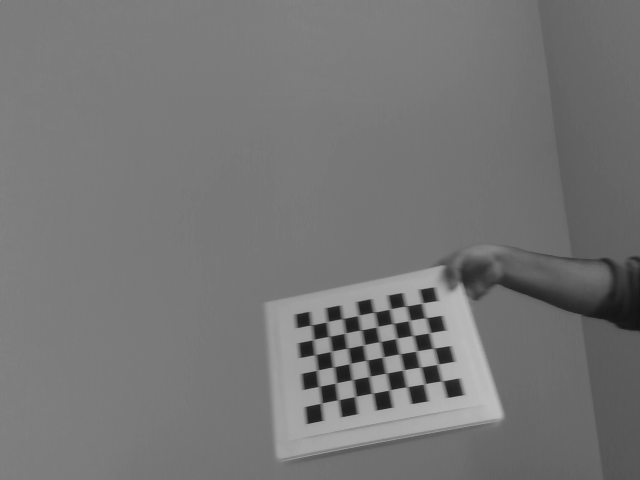
#> input picture manipulation_bringup/launch/camera/calibrationdata/left-0002.png, 640 x 480 px, given in place of the camera
$ python shape_detection.py   (older library calls are emulated)
#> lines starting #> are read from the running program, lines starting #| are printed output that depends on the picture; after the words box and inside, x2 and y2 are one past the last pixel; in counts of white or black regions, pixels touching at a corner belong together
#> further down, frame is the input picture: shape (480, 640, 3); min 18, max 189, mean 117.3
# USAGE
# python detect_shapes.py --image shapes_and_colors.png

# import the necessary packages
import imutils
import cv2
import numpy as np

from matplotlib import pyplot as plt

import pyqtgraph as pg

import time

from scipy.signal import find_peaks_cwt

# construct the argument parse and parse the arguments
# ap = argparse.ArgumentParser()
# ap.add_argument("-i", "--image", required=True,
# 	help="path to the input image")
# args = vars(ap.parse_args())

# load the image and resize it to a smaller factor so that
# the shapes can be approximated better
# image = cv2.imread(args["image"])

def find_peaks(a):
  x = np.array(a)
  max = np.max(x)
  lenght = len(a)
  ret = []
  for i in range(lenght):
      ispeak = True
      if i-1 > 0:
          ispeak &= (x[i] > 1.8 * x[i-1])
      if i+1 < lenght:
          ispeak &= (x[i] > 1.8 * x[i+1])

      ispeak &= (x[i] > 0.05 * max)
      if ispeak:
          ret.append(i)
  return ret

# plotWidget = pg.plot(title="Three plot curves")

def closest(set, val):
	set = np.array(set)
	index = np.argmin(abs(set-val))
	return set[index]


def detect_boxes(image, draw = False):

	# resized = imutils.resize(image, width=600)
	# ratio = image.shape[0] / float(resized.shape[0])

#> called with draw = True
	rects = []

	ratio = 1.
	resized = image

	# convert the resized image to grayscale, blur it slightly,
	# and threshold it

	resized = cv2.GaussianBlur(resized, (11, 11), 0)

	# hsv = cv2.cvtColor(resized, cv2.COLOR_BGR2HSV)


	gray = cv2.cvtColor(resized, cv2.COLOR_BGR2GRAY)
	hsv = cv2.cvtColor(resized, cv2.COLOR_BGR2HSV)
#> hsv: shape (480, 640, 3); mean H, S, V 0, 0, 117.3
	# gray = np.array(hsv[:,:,2])


	blurred = cv2.GaussianBlur(gray, (5, 5), 0)

	thresh = cv2.threshold(blurred, 90, 255, cv2.THRESH_BINARY)[1]
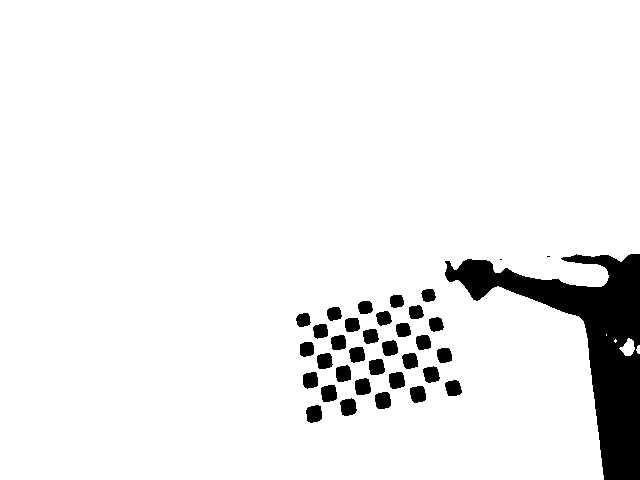
#> thresh: shape (480, 640); 93.5% white; 35 black regions (2 under 20 px), largest, box (x1, y1, x2, y2) and area: (445, 254, 640, 480) 13732, (340, 398, 357, 416) 235, (306, 405, 322, 423) 233

	# thresh = cv2.adaptiveThreshold(gray,255,cv2.ADAPTIVE_THRESH_GAUSSIAN_C,\
 #            cv2.THRESH_BINARY,201, -10)


	mask = thresh.copy()

	kernel = np.ones((7,7),np.uint8)
	mask = cv2.erode(mask,kernel,iterations = 1)
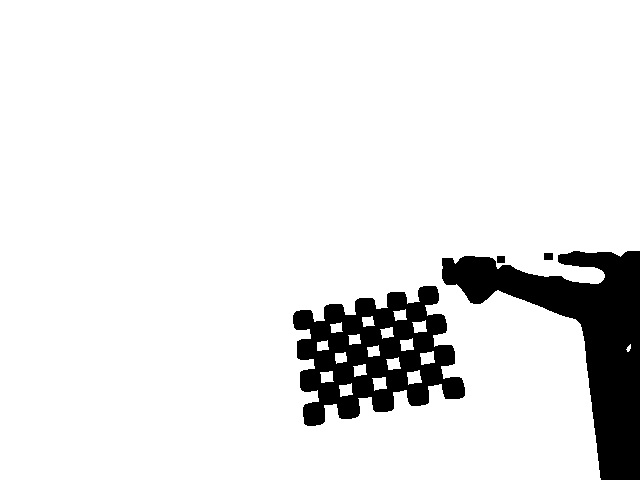
#> mask: shape (480, 640); 90.4% white; 4 black regions, box (x1, y1, x2, y2) and area: (442, 251, 640, 480) 16366, (293, 286, 465, 426) 12944, (544, 253, 553, 260) 63, (497, 256, 505, 263) 56

	kernel = np.ones((7,7),np.uint8)
	mask = cv2.dilate(mask,kernel,iterations = 1)
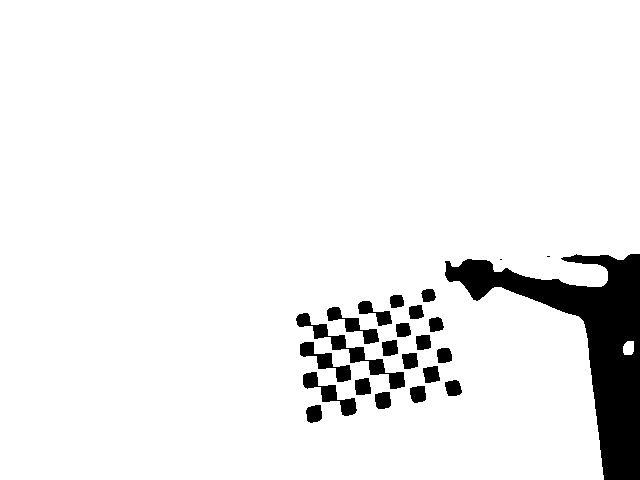
#> mask: shape (480, 640); 93.3% white; 23 black regions (2 under 20 px), largest, box (x1, y1, x2, y2) and area: (445, 254, 640, 480) 13849, (296, 313, 405, 389) 1260, (303, 372, 357, 416) 708


	kernel = np.ones((7,7),np.uint8)
	mask = cv2.dilate(mask,kernel,iterations = 1)
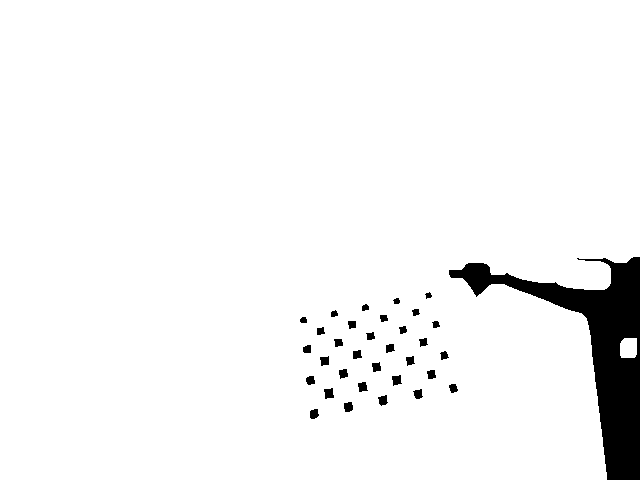
#> mask: shape (480, 640); 95.7% white; 33 black regions, largest, box (x1, y1, x2, y2) and area: (449, 257, 640, 480) 11329, (324, 388, 334, 399) 82, (392, 375, 402, 386) 77

	kernel = np.ones((7,7),np.uint8)
	mask = cv2.erode(mask,kernel,iterations = 1)
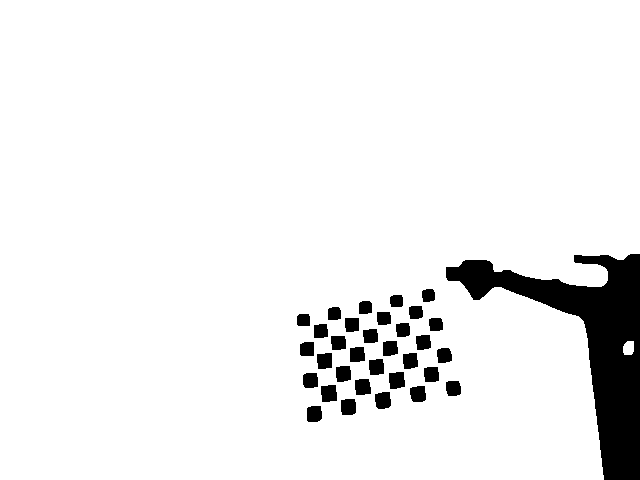
#> mask: shape (480, 640); 93.5% white; 33 black regions, largest, box (x1, y1, x2, y2) and area: (446, 254, 640, 480) 13738, (321, 385, 337, 402) 244, (389, 372, 405, 389) 239


	thresh = mask.copy()

	mask = thresh / 255

	rgb = resized

	# [42 lines of commented-out code are left out]

	hsv_min = np.array([0, 120, 67])
	hsv_max = np.array([20, 255, 253])

	mask = cv2.inRange(hsv, hsv_min, hsv_max)
#> mask: shape (480, 640); every value is 0

	kernel = np.ones((7,7),np.uint8)
	mask = cv2.erode(mask,kernel,iterations = 1)

	kernel = np.ones((7,7),np.uint8)
	mask = cv2.dilate(mask,kernel,iterations = 1)


	kernel = np.ones((7,7),np.uint8)
	mask = cv2.dilate(mask,kernel,iterations = 1)

	kernel = np.ones((7,7),np.uint8)
	mask = cv2.erode(mask,kernel,iterations = 1)

	# [15 lines of commented-out code are left out]

	thresh = mask.copy()

	masked = cv2.cvtColor(mask, cv2.COLOR_GRAY2BGR)
#> masked: shape (480, 640, 3); every value is 0
	mix = rgb/2 + masked/2
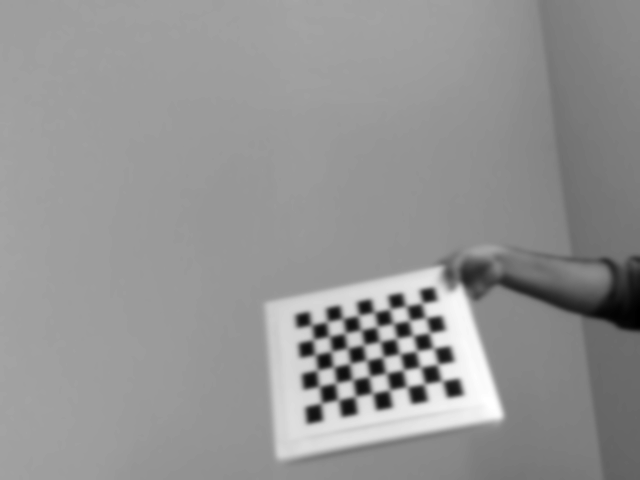
#> mix: shape (480, 640, 3) float64; min 10, max 93.5, mean 58.7; drawn with min black and max white


	# [10 lines of commented-out code are left out]
	cnts = cv2.findContours(thresh.copy(), cv2.RETR_EXTERNAL,
		cv2.CHAIN_APPROX_SIMPLE)
#> cnts = 0 contours
	cnts = cnts[0] if imutils.is_cv2() else cnts[1]
#> cnts = []
	# sd = ShapeDetector()


	# loop over the contours

	for c in cnts:
		# compute the center of the contour, then detect the name of the
		# shape using only the contour
		M = cv2.moments(c)

		try:
			cX = int((M["m10"] / M["m00"]) * ratio)
			cY = int((M["m01"] / M["m00"]) * ratio)
		except:
			continue

		cnt = c
		rect = cv2.minAreaRect(cnt)
		# print(rect)
		# box = cv2.boxPoints(rect)
		box = cv2.cv.BoxPoints(rect)

		tbox = np.array(box)
		tbox[:,[0, 1]] = tbox[:,[1, 0]]
		rects.append(tbox)

		box = np.int0(box)
		cv2.drawContours(resized,[box],0,(0,0,255),2)
#> this loop made 0 passes
#> after the loop, rects = []

		# [11 lines of commented-out code are left out]

	if draw:

		image = np.fmax(resized, cv2.cvtColor(mask, cv2.COLOR_GRAY2BGR))


		cv2.imshow("Image", image)

		if cv2.waitKey(1) & 0xFF == ord('q'):
#> (key q is pressed here)
			exit(0)
#> (the program exits here)

$ run again, on manipulation_bringup/launch/camera/calibrationdata/left-0003.png
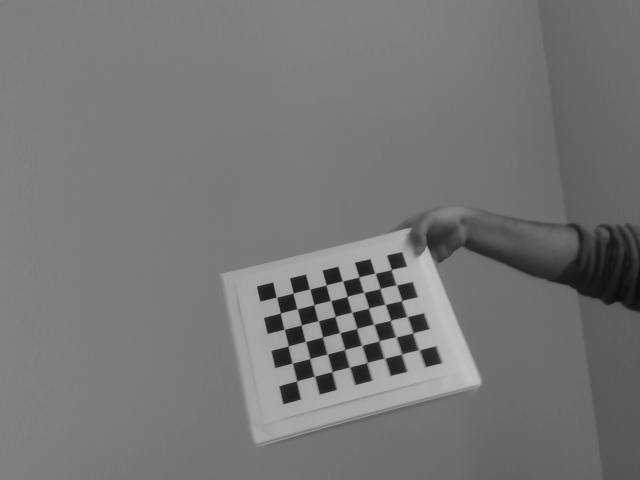
#> input picture manipulation_bringup/launch/camera/calibrationdata/left-0003.png, 640 x 480 px, given in place of the camera
#> frame is the input picture: shape (480, 640, 3); min 10, max 195, mean 118
#> hsv: shape (480, 640, 3); mean H, S, V 0, 0, 118
#> in detect_boxes, `thresh = cv2.threshold(blurred, 90, 255, cv2.THRESH_BINARY)[1]`:
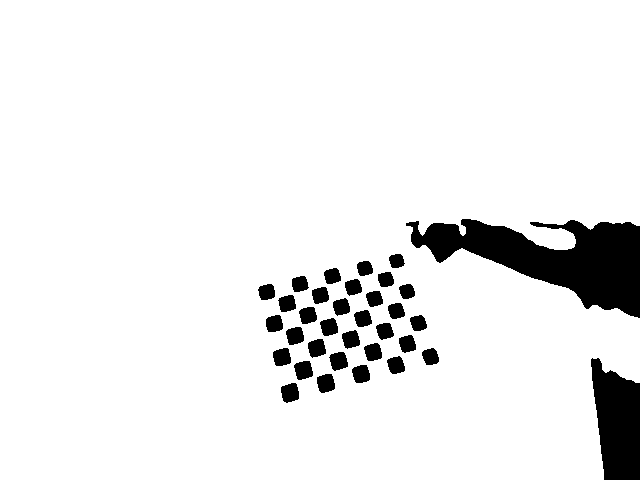
#> thresh: shape (480, 640); 92.5% white; 34 black regions, largest, box (x1, y1, x2, y2) and area: (406, 219, 640, 318) 11186, (591, 358, 640, 480) 4480, (281, 383, 299, 403) 283
#> masked: shape (480, 640, 3); every value is 0
#> in detect_boxes, `mix = rgb/2 + masked/2`:
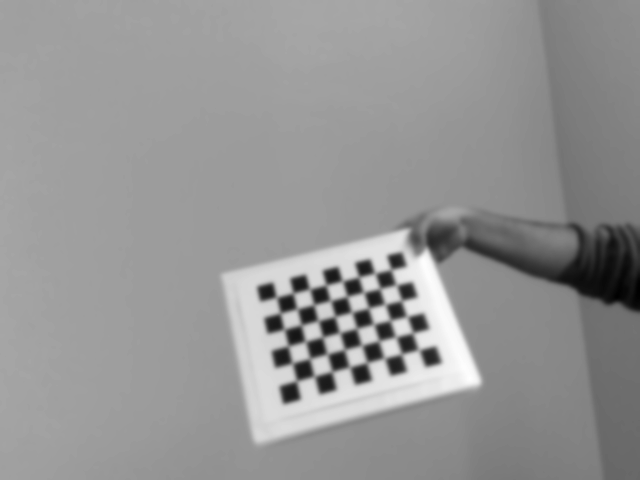
#> mix: shape (480, 640, 3) float64; min 6.5, max 96, mean 59; drawn with min black and max white
#> in detect_boxes, `cnts = cv2.findContours(thresh.copy(), cv2.RETR_EXTERNAL, cv2.CHAIN_AP..`: cnts = 0 contours
#> in detect_boxes, `cnts = cnts[0] if imutils.is_cv2() else cnts[1]`: cnts = []

$ run again, on manipulation_bringup/launch/camera/calibrationdata/left-0005.png
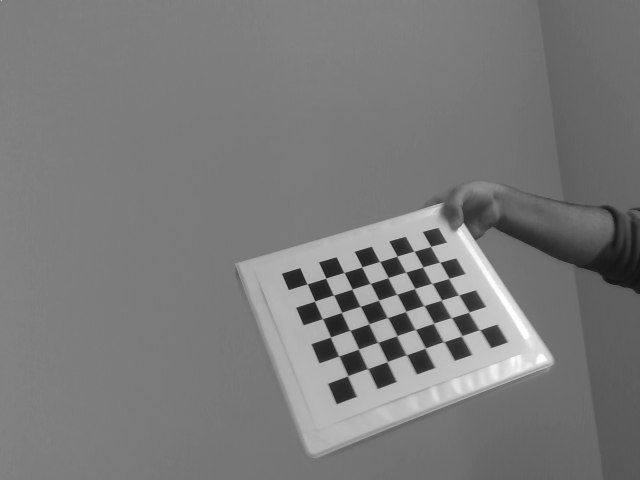
#> input picture manipulation_bringup/launch/camera/calibrationdata/left-0005.png, 640 x 480 px, given in place of the camera
#> frame is the input picture: shape (480, 640, 3); min 18, max 254, mean 122.5
#> hsv: shape (480, 640, 3); mean H, S, V 0, 0, 122.5
#> in detect_boxes, `thresh = cv2.threshold(blurred, 90, 255, cv2.THRESH_BINARY)[1]`:
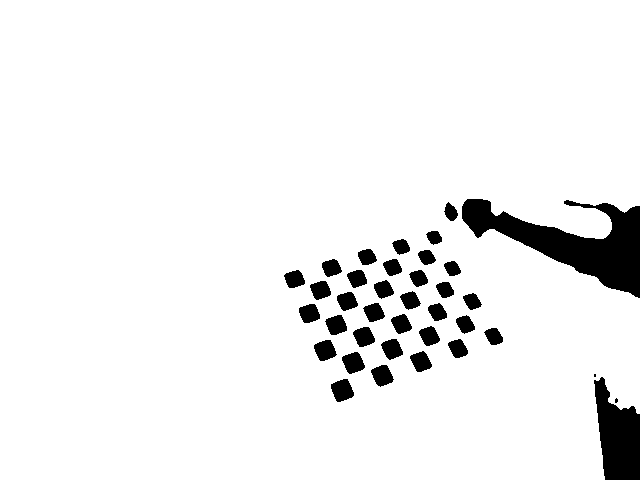
#> thresh: shape (480, 640); 93.8% white; 37 black regions (2 under 20 px), largest, box (x1, y1, x2, y2) and area: (462, 199, 640, 298) 7193, (594, 377, 640, 480) 3177, (331, 379, 354, 402) 374
#> masked: shape (480, 640, 3); every value is 0
#> in detect_boxes, `mix = rgb/2 + masked/2`:
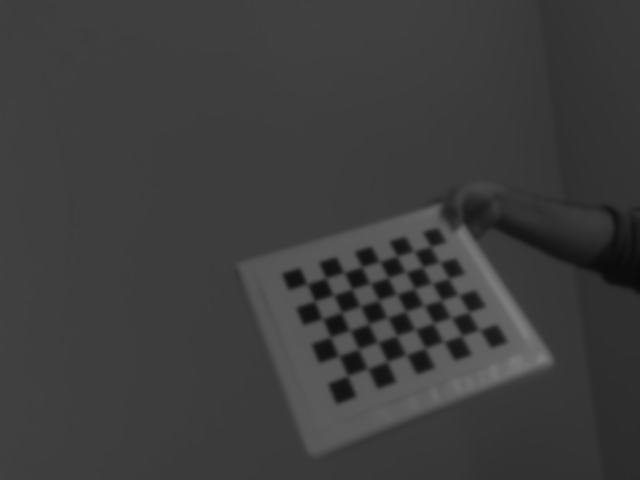
#> mix: shape (480, 640, 3) float64; min 10, max 125.5, mean 61.2
#> in detect_boxes, `cnts = cv2.findContours(thresh.copy(), cv2.RETR_EXTERNAL, cv2.CHAIN_AP..`: cnts = 0 contours
#> in detect_boxes, `cnts = cnts[0] if imutils.is_cv2() else cnts[1]`: cnts = []
